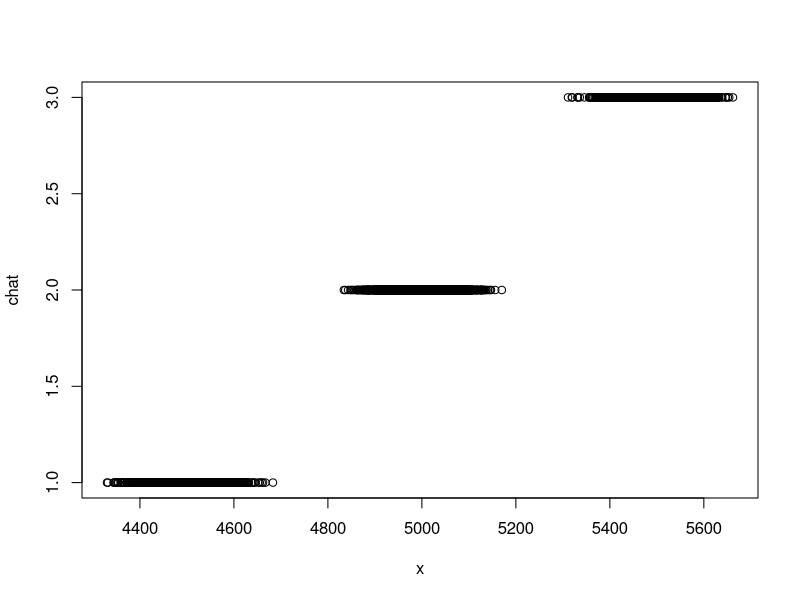

This figure's R source:
# Simple Bayes Classifier
# Have three coins:
# coin 1: P(H) = .45 
# coin 2: P(H) = .5 
# coin 3: P(H) = .55 
# Coins are chosen with equal prob
# Observe N flips
# Observe the behavior of the Bayes' classifier over repeated trials

N = 10000	  # number of flips
trials = 10000  # number of repeated experiments
phead = c(.45,.5,.55);

c = sample(1:3,replace=T,trials);  # the true coin (1,2, or 3)
x = rbinom(trials,N,phead[c])  # random # of H's from Binomial(N,phead[c])
p = matrix(0,3,trials);    # p will hold p(c)p(x|c)
for (i in 1:3) {
    p[i,] = (1/3)*dbinom(x,N,phead[i]);  # dbinom gives binomial probs.
}
chat = apply(p,2,which.max);  # which.max is arg max 
# so this gives the most liklely class a posteriori (Bayes class)



# chat = sample(1:3,replace=T,trials);  # guessing strategy
plot(x,chat) # Show behavior of B.C. 
errorhat = sum(c != chat)/trials;   # phat(error) = errors/trails
print(paste("estimated error is:",errorhat));




